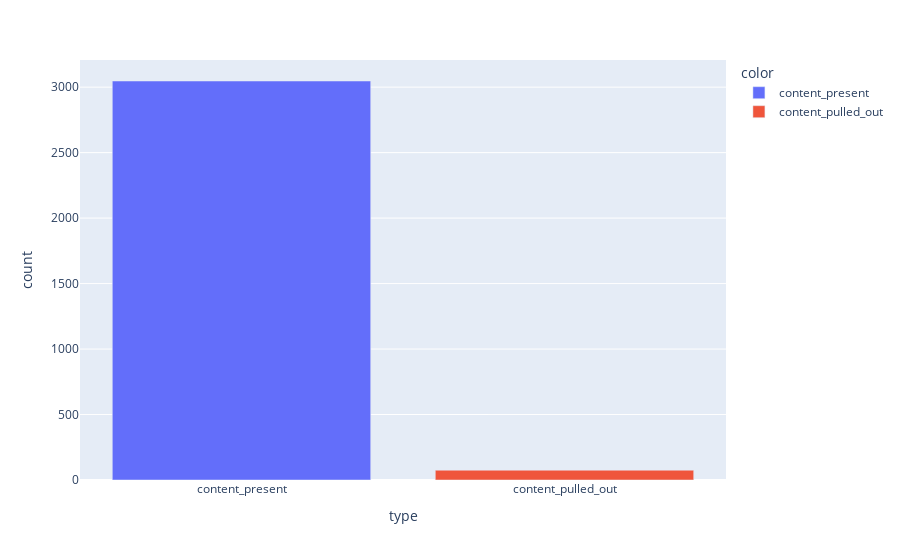

Here is the notebook cell this chart was saved with:
### Markdown cell above
<h3 style="background-color:#78C9EF; text-align:center; color:white; padding:10px " >Interaction Type</h3>

### Code cell
fig=px.bar(platform_content['interaction_type'].value_counts(),
       labels={'index':'type','value':'count'},
        color=['content_present', 'content_pulled_out'])
fig.show()

### Figure 1 — Plotly figure (JSON) as saved in the notebook; plotly's stock layout.template omitted (floating-point values rounded to 4 significant figures)
{"data": [{"alignmentgroup": "True", "hovertemplate": "color=content_present<br>type=%{x}<br>count=%{y}<extra></extra>", "legendgroup": "content_present", "marker": {"color": "#636efa", "pattern": {"shape": ""}}, "name": "content_present", "offsetgroup": "content_present", "orientation": "v", "showlegend": true, "textposition": "auto", "type": "bar", "x": ["content_present"], "xaxis": "x", "y": [3047], "yaxis": "y"}, {"alignmentgroup": "True", "hovertemplate": "color=content_pulled_out<br>type=%{x}<br>count=%{y}<extra></extra>", "legendgroup": "content_pulled_out", "marker": {"color": "#EF553B", "pattern": {"shape": ""}}, "name": "content_pulled_out", "offsetgroup": "content_pulled_out", "orientation": "v", "showlegend": true, "textposition": "auto", "type": "bar", "x": ["content_pulled_out"], "xaxis": "x", "y": [75], "yaxis": "y"}], "layout": {"barmode": "relative", "legend": {"title": {"text": "color"}, "tracegroupgap": 0}, "margin": {"t": 60}, "xaxis": {"anchor": "y", "domain": [0, 1], "title": {"text": "type"}}, "yaxis": {"anchor": "x", "domain": [0, 1], "title": {"text": "count"}}}}
